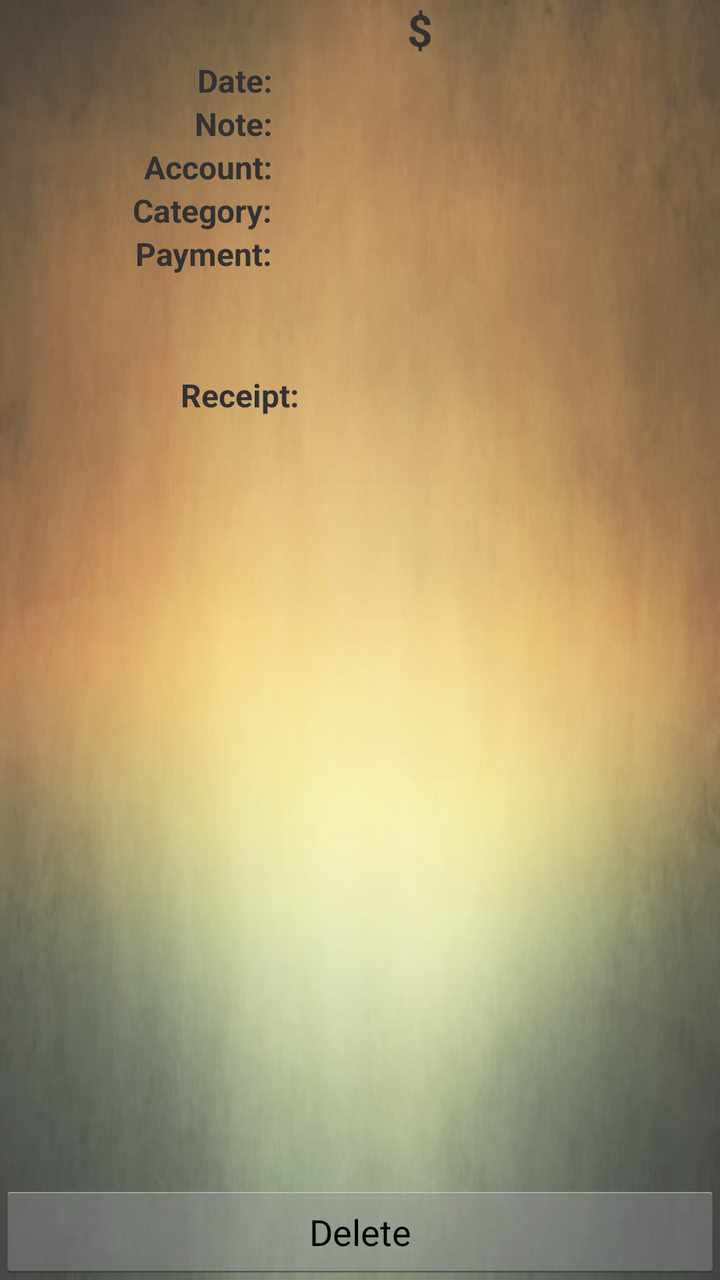
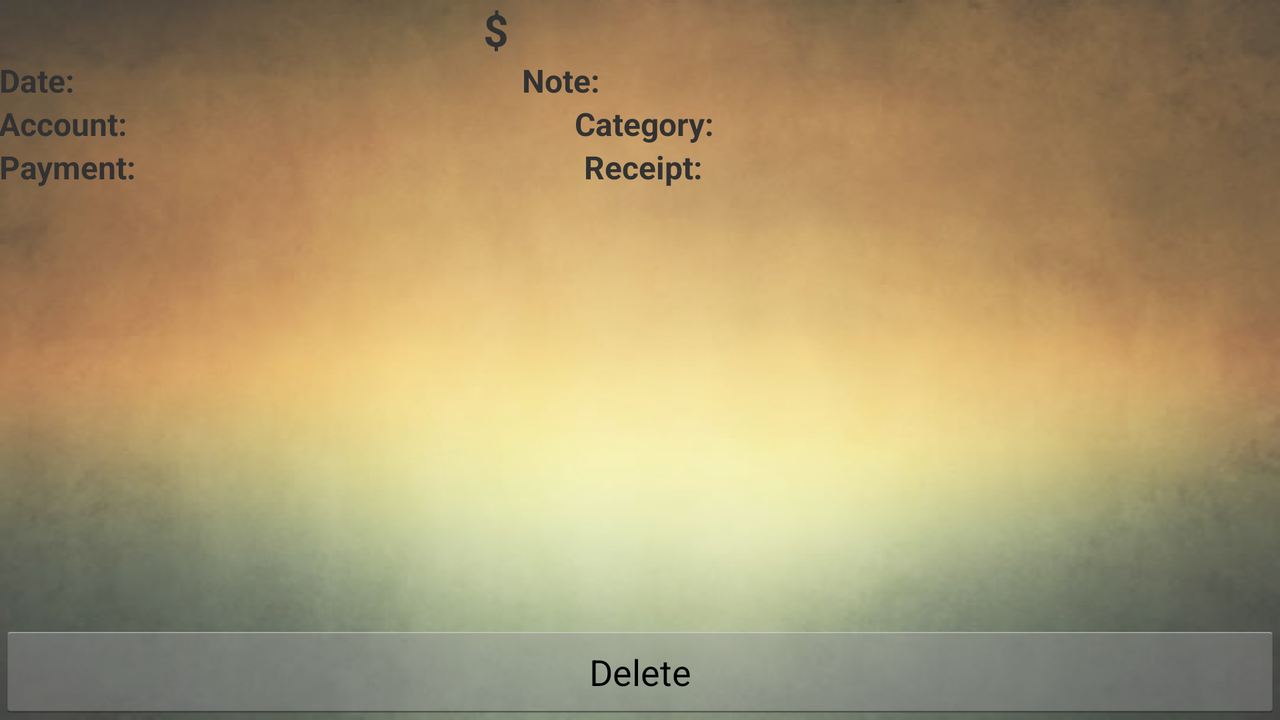

First picture: res/layout/ on a phone held upright. Second picture: the repository's own variant of that layout, on a device whose configuration matches the variant's folder. Source for both follows.
<!-- AndroidManifest.xml: application theme AppTheme -->
<!-- res/layout/activity_show_expense.xml -->
<LinearLayout xmlns:android="http://schemas.android.com/apk/res/android"
    xmlns:tools="http://schemas.android.com/tools"
    android:layout_width="match_parent"
    android:layout_height="match_parent"
    android:orientation="vertical"
    android:paddingBottom="@dimen/activity_vertical_margin"
    android:paddingLeft="@dimen/activity_horizontal_margin"
    android:paddingRight="@dimen/activity_horizontal_margin"
    android:paddingTop="@dimen/activity_vertical_margin"
    android:background="@drawable/bg1" 
    tools:context=".EditExpenseActivity" >

    <LinearLayout
        android:layout_width="match_parent"
        android:layout_height="wrap_content"
        android:gravity="right"
        android:orientation="horizontal" >

        <TextView
            android:layout_width="wrap_content"
            android:layout_height="wrap_content"
            android:text="@string/$_text"
            android:textSize="22sp"
            android:textStyle="bold" />

        <TextView
            android:id="@+id/show_amount_in_dollars"
            android:layout_width="144dp"
            android:layout_height="wrap_content"
            android:textSize="22sp"
            android:textStyle="bold" />
        
    </LinearLayout>
    
    <LinearLayout
        android:layout_width="match_parent"
        android:layout_height="wrap_content"
        android:gravity="right"
        android:paddingTop="@dimen/activity_vertical_margin"
        android:orientation="horizontal" >
        
        <TextView
        	android:layout_width="wrap_content"
        	android:layout_height="wrap_content"
        	android:text="@string/date_text" 
        	android:textSize="16sp"
        	android:textStyle="bold" />

        <TextView
            android:id="@+id/show_date"
            android:layout_width="224dp"
            android:textSize="16sp"
            android:paddingLeft="@dimen/activity_horizontal_margin"
            android:layout_height="wrap_content" />
        
    </LinearLayout>
    
    <LinearLayout
        android:layout_width="match_parent"
        android:layout_height="wrap_content"
        android:gravity="right"
        android:paddingTop="@dimen/activity_vertical_margin"
        android:orientation="horizontal" >

        <TextView
            android:layout_width="wrap_content"
            android:layout_height="wrap_content"
            android:text="@string/note_text"
            android:textSize="16sp"
            android:textStyle="bold" />

        <TextView
            android:id="@+id/show_note"
            android:layout_width="224dp"
            android:textSize="16sp"
            android:paddingLeft="@dimen/activity_horizontal_margin"
            android:layout_height="wrap_content" />

    </LinearLayout>
    
    <LinearLayout
        android:layout_width="match_parent"
        android:layout_height="wrap_content"
        android:gravity="right"
        android:paddingTop="@dimen/activity_vertical_margin"
        android:orientation="horizontal" >
    	
    	<TextView
        	android:layout_width="wrap_content"
        	android:layout_height="wrap_content"
        	android:text="@string/account_type"
        	android:textSize="16sp"
        	android:textStyle="bold" />
    
    	<TextView
    	    android:id="@+id/show_account_type"
            android:layout_width="224dp"
            android:paddingLeft="@dimen/activity_horizontal_margin"
            android:textSize="16sp"
            android:layout_height="wrap_content" />
    	
    </LinearLayout>
    
    <LinearLayout
        android:layout_width="match_parent"
        android:layout_height="wrap_content"
        android:gravity="right"
        android:paddingTop="@dimen/activity_vertical_margin"
        android:orientation="horizontal" >
    	
    	<TextView
        	android:layout_width="wrap_content"
        	android:layout_height="wrap_content"
        	android:text="@string/category_name"
        	android:textSize="16sp"
        	android:textStyle="bold" />
    
    	<TextView
    	    android:id="@+id/show_category_name"
            android:layout_width="224dp"
            android:textSize="16sp"
            android:paddingLeft="@dimen/activity_horizontal_margin"
            android:layout_height="wrap_content" />
    	
    </LinearLayout>

    <LinearLayout
        android:layout_width="match_parent"
        android:layout_height="wrap_content"
        android:gravity="right"
        android:paddingTop="@dimen/activity_vertical_margin"
        android:orientation="horizontal" >
    	
    	<TextView
        	android:layout_width="wrap_content"
        	android:layout_height="wrap_content"
        	android:text="@string/payment_type"
        	android:textSize="16sp"
        	android:textStyle="bold" />
    
    	<TextView
    	    android:id="@+id/show_payment_type"
            android:layout_width="224dp"
            android:paddingLeft="@dimen/activity_horizontal_margin"
            android:textSize="16sp"
            android:layout_height="wrap_content" />
    	
    </LinearLayout>
    
    <LinearLayout
        android:layout_width="match_parent"
        android:layout_height="wrap_content"
        android:orientation="horizontal"
        android:paddingTop="@dimen/activity_vertical_margin"
        android:gravity="center" >

        <TextView
            android:id="@+id/receipt_text"
            android:layout_width="wrap_content"
            android:layout_height="wrap_content"
            android:text="@string/receipt_text"
            android:textSize="16sp"
            android:textStyle="bold" />

        <ImageView
        	android:id ="@+id/show_receipt"
        	android:layout_width = "120sp"
        	android:layout_height = "120sp" 
            android:paddingLeft="5dp"        	
        	android:contentDescription="receipt" />
        
    </LinearLayout>

    <RelativeLayout
        android:layout_width="match_parent"
        android:layout_height="match_parent" >

        <Button
            android:id="@+id/delete_button"
            android:layout_width="fill_parent"
            android:layout_height="wrap_content"
            android:layout_alignParentBottom="true"
            android:layout_alignParentLeft="true"
            android:text="@string/delete_button_text" />
   
    </RelativeLayout>
     
</LinearLayout>
<!-- resources referenced by this layout -->
<resources>
  <!-- drawable bg1: jpg bitmap (drawable-hdpi, 105341 bytes) -->
  <string name="account_type">Account:</string>
  <string name="category_name">Category:</string>
  <string name="date_text">Date:</string>
  <string name="delete_button_text">Delete</string>
  <string name="note_text">Note:</string>
  <string name="payment_type">Payment:</string>
  <string name="receipt_text">Receipt:</string>
  <style name="AppTheme" parent="AppBaseTheme">
          
      </style>
  <style name="AppBaseTheme" parent="android:Theme.Holo.Light.DarkActionBar">
          
      </style>
</resources>
<!-- res/layout-land/activity_show_expense.xml (the repository's variant of the layout above) -->
<!-- drawn on the phone turned sideways -->
<LinearLayout xmlns:android="http://schemas.android.com/apk/res/android"
    xmlns:tools="http://schemas.android.com/tools"
    android:layout_width="match_parent"
    android:layout_height="match_parent"
    android:orientation="vertical"
    android:paddingBottom="@dimen/activity_vertical_margin"
    android:paddingLeft="@dimen/activity_horizontal_margin"
    android:paddingRight="@dimen/activity_horizontal_margin"
    android:paddingTop="@dimen/activity_vertical_margin"
    android:background="@drawable/bg1" 
    tools:context=".EditExpenseActivity" >

    <LinearLayout
        android:layout_width="match_parent"
        android:layout_height="wrap_content"
        android:gravity="center"
        android:orientation="horizontal" >

        <TextView
            android:layout_width="wrap_content"
            android:layout_height="wrap_content"
            android:text="@string/$_text"
            android:textSize="22sp"
            android:textStyle="bold" />

        <TextView
            android:id="@+id/show_amount_in_dollars"
            android:layout_width="144dp"
            android:layout_height="wrap_content"
            android:textSize="22sp"
            android:textStyle="bold" />
        
    </LinearLayout>
    
    <LinearLayout
        android:layout_width="match_parent"
        android:layout_height="wrap_content"
        android:paddingTop="@dimen/activity_vertical_margin"
        android:orientation="horizontal" >
        
        <TextView
        	android:layout_width="wrap_content"
        	android:layout_height="wrap_content"
        	android:text="@string/date_text" 
        	android:textSize="16sp"
        	android:textStyle="bold" />

        <TextView
            android:id="@+id/show_date"
            android:layout_width="224dp"
            android:textSize="16sp"
            android:paddingLeft="@dimen/activity_horizontal_margin"
            android:layout_height="wrap_content" />
        
        <TextView
            android:layout_width="wrap_content"
            android:layout_height="wrap_content"
            android:text="@string/note_text"
            android:paddingLeft="@dimen/activity_horizontal_margin"
            android:textSize="16sp"
            android:textStyle="bold" />

        <TextView
            android:id="@+id/show_note"
            android:layout_width="224dp"
            android:textSize="16sp"
            android:paddingLeft="@dimen/activity_horizontal_margin"
            android:layout_height="wrap_content" />
        
    </LinearLayout>
    
    
    <LinearLayout
        android:layout_width="match_parent"
        android:layout_height="wrap_content"
        android:paddingTop="@dimen/activity_vertical_margin"
        android:orientation="horizontal" >
    	
    	<TextView
        	android:layout_width="wrap_content"
        	android:layout_height="wrap_content"
        	android:text="@string/account_type"
        	android:paddingLeft="@dimen/activity_horizontal_margin"
        	android:textSize="16sp"
        	android:textStyle="bold" />
    
    	<TextView
    	    android:id="@+id/show_account_type"
            android:layout_width="224dp"
            android:paddingLeft="@dimen/activity_horizontal_margin"
            android:textSize="16sp"
            android:layout_height="wrap_content" />
    	
    	<TextView
        	android:layout_width="wrap_content"
        	android:layout_height="wrap_content"
        	android:text="@string/category_name"
        	android:paddingLeft="@dimen/activity_horizontal_margin"
        	android:textSize="16sp"
        	android:textStyle="bold" />
    
    	<TextView
    	    android:id="@+id/show_category_name"
            android:layout_width="224dp"
            android:textSize="16sp"
            android:paddingLeft="@dimen/activity_horizontal_margin"
            android:layout_height="wrap_content" />
    	
    </LinearLayout>

    <LinearLayout
        android:layout_width="match_parent"
        android:layout_height="wrap_content"
        android:paddingTop="@dimen/activity_vertical_margin"
        android:orientation="horizontal" >
    	
    	<TextView
        	android:layout_width="wrap_content"
        	android:layout_height="wrap_content"
        	android:text="@string/payment_type"
        	android:textSize="16sp"
        	android:textStyle="bold" />
    
    	<TextView
    	    android:id="@+id/show_payment_type"
            android:layout_width="224dp"
            android:paddingLeft="@dimen/activity_horizontal_margin"
            android:textSize="16sp"
            android:layout_height="wrap_content" />
    	
    	 <TextView
            android:id="@+id/receipt_text"
            android:layout_width="wrap_content"
            android:layout_height="wrap_content"
            android:text="@string/receipt_text"
            android:paddingLeft="@dimen/activity_horizontal_margin"
            android:textSize="16sp"
            android:textStyle="bold" />

        <ImageView
        	android:id ="@+id/show_receipt"
        	android:layout_width = "80sp"
        	android:layout_height = "80sp" 
            android:paddingLeft="5dp"        	
        	android:contentDescription="receipt" />
    	
    </LinearLayout>

    <RelativeLayout
        android:layout_width="match_parent"
        android:layout_height="match_parent" >

        <Button
            android:id="@+id/delete_button"
            android:layout_width="fill_parent"
            android:layout_height="wrap_content"
            android:layout_alignParentBottom="true"
            android:layout_alignParentLeft="true"
            android:text="@string/delete_button_text" />
   
    </RelativeLayout>
     
</LinearLayout>
